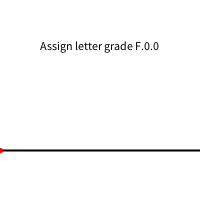
Frame 1 (no input)
Frame 60 (the mouse pressed at the canvas centre just before this capture): identical to frame 1, image omitted
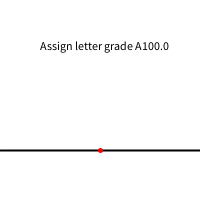
Frame 120 (the mouse held since frame 60 and released just before this capture)

The Processing sketch that drew these frames (run headless with seeded random() and noise(); from frame 60 on, the mouse is pressed at the canvas centre):

// Processing sketch: GradeScale
// ── GradeScale.pde
void setup() {
  size(200, 200);
}
void draw() {
  background(255);
  stroke(0);
  strokeWeight(2);
  line(0, 150, width, 150);
  stroke(255, 0, 0);
  strokeWeight(5);
  point(mouseX, 150);
  displayGrade(mouseX);
}
void displayGrade(float grade) {
  fill(0);
  if (grade>=94) {
    text("Assign letter grade A" + grade, 40, 50);
  } else if (grade<=93 && grade>=89) {
    text("Assign letter grade A-." + grade, 40, 50);
  } else if (grade<88 && grade>=87) {
    text("Assign letter grade B+." + grade, 40, 50);
  } else if (grade<86 && grade>=83) {
    text("Assign letter grade B." + grade, 40, 50);
  } else if (grade<82 && grade>=80) {
    text("Assign letter grade B-." + grade, 40, 50);
  } else if (grade<79 && grade>=77) {
    text("Assign letter grade C+." + grade, 40, 50);
  } else if (grade<76 && grade>=73) {
    text("Assign letter grade C." + grade, 40, 50);
  } else if (grade<72 && grade>=70) {
    text("Assign letter grade C-." + grade, 40, 50);
  } else if (grade<69 && grade>=67) {
    text("Assign letter grade D+." + grade, 40, 50);
  } else if (grade<66 && grade>=63) {
    text("Assign letter grade D." + grade, 40, 50);
  } else if (grade<62 && grade>=61) {
    text("Assign letter grade D-." + grade, 40, 50);
  } else if (grade<60) {
    text("Assign letter grade F." + grade, 40, 50);
  }
}
